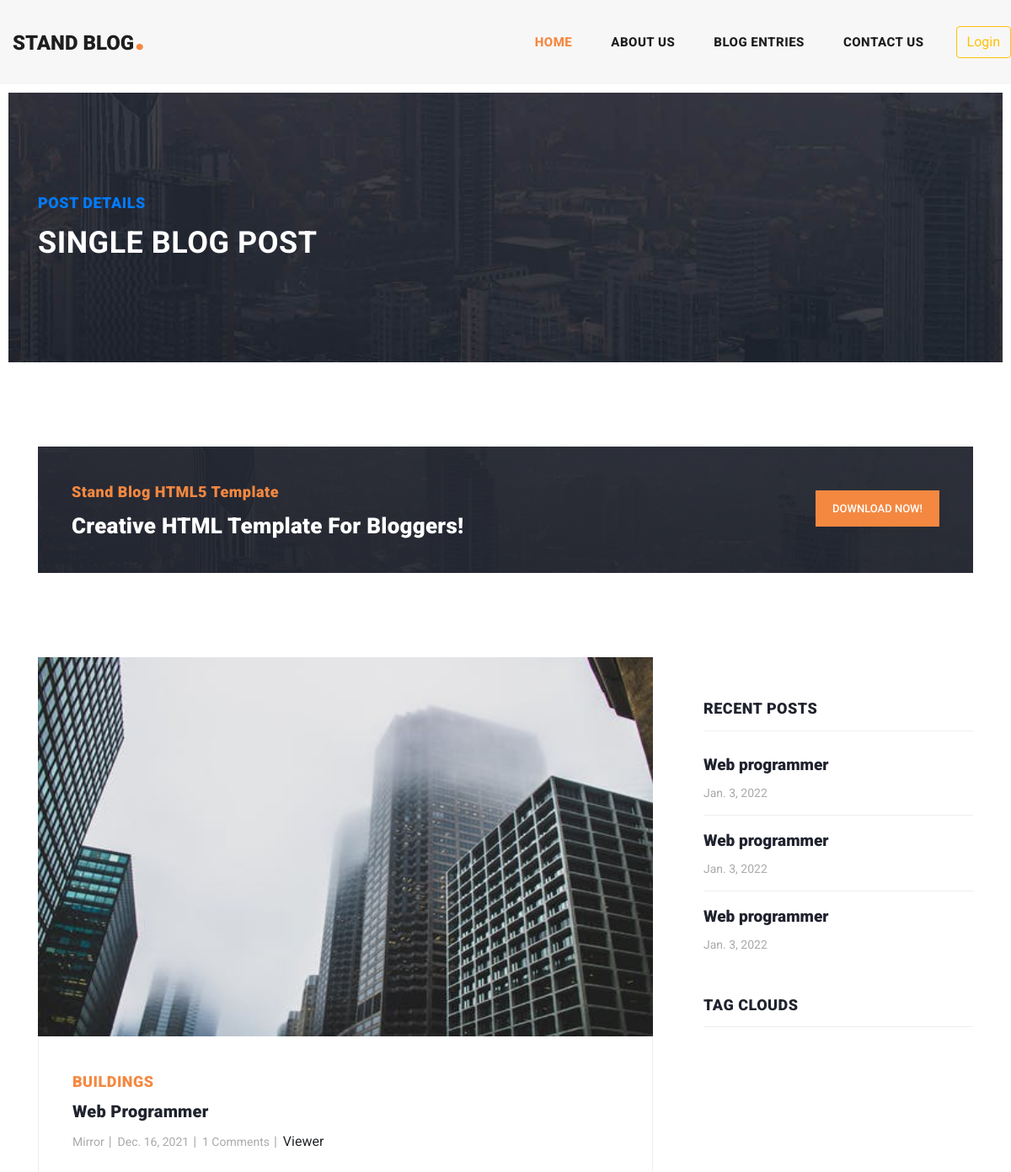
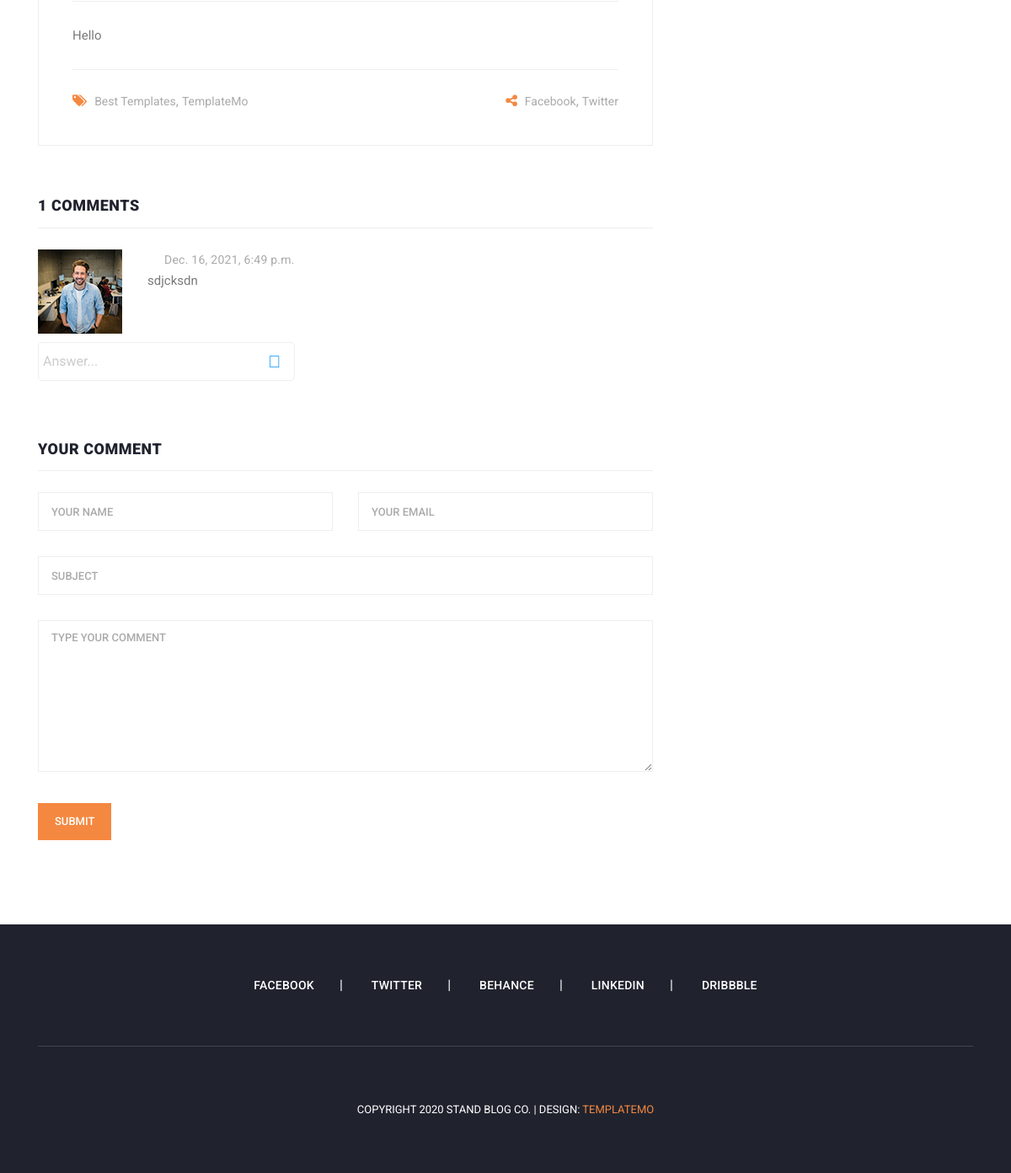
Page /comments/post/76/details on the committed database (2 pictures, top to bottom).
### mainapp/models.py (models this page shows, shortened)
class NewsPost(models.Model):
    image = models.ImageField(upload_to='media')
    resizze_image = models.ImageField(upload_to='media', blank=True, null=True)
    category = models.ForeignKey(CategoryPost, on_delete=models.SET_NULL, blank=True, null=True)
    tags = TaggableManager(blank=True)
    description = models.CharField(max_length=100)
    author = models.ForeignKey(
        settings.AUTH_USER_MODEL,
        on_delete=models.CASCADE,
        related_name = 'author',
        blank=True, null=True
    )
    date = models.DateField(auto_now_add=True)
    message = models.TextField(blank=True)
    hit_count_generic = GenericRelation(HitCount, object_id_field='object_pk', related_query_name='hit_count_generic_relation')

class CategoryPost(models.Model):
    title = models.CharField(max_length=100)
    def __str__(self):
        return self.title

### accounts/models.py (models this page shows, shortened)
class CustomUser(AbstractUser):
    bio = models.CharField(max_length=200, blank=True, null=True)
    img = models.ImageField(upload_to='media', blank=True, null=True)
    back_img = models.ImageField(upload_to='media', blank=True, null=True)
    tel = PhoneField(blank=True)
    address = models.CharField(max_length=500, blank=True)
    website = models.URLField(max_length=200, blank=True)

### commentsUser/models.py (models this page shows, shortened)
class CommentsPost(models.Model, HitCountMixin):
    post = models.ForeignKey(NewsPost, related_name='comments', on_delete=models.CASCADE)
    comment_user = models.ForeignKey(
        settings.AUTH_USER_MODEL,
        on_delete=models.CASCADE,
        related_name = 'comment_author',
        blank=True, null=True
    )
    name = models.CharField(max_length=100)
    email = models.EmailField(max_length=200)
    subject = models.CharField(max_length=200)
    message = models.TextField()
    date = models.DateTimeField(auto_now_add=True)
    parent = models.ForeignKey('self', on_delete=models.CASCADE, null=True, related_name='replies')
    class Meta:
        ordering = ['date']
        verbose_name = "Comment"
        verbose_name_plural = "Comments"

### commentsUser/views.py (the view, shortened to what this page needs)
# urls.py: path('post/<int:pk>/details', views.post_details, name="post_details"),
def post_details(request, pk):
    post = NewsPost.objects.get(id=pk)
    user = request.user
    qty_comment = CommentsPost.objects.filter(post=post.id).count()
    hit_count = HitCount.objects.get_for_object(post)
    hit_count_response = HitCountMixin.hit_count(request, hit_count)
    lastThreeNews = NewsPost.objects.order_by('-date')[:3]
    new_comment=None
    comment_form = CommentsPostForm()
    context = {
        'comment_form':comment_form,
        'post':post,
        'qty_comment':qty_comment,
        'lastThreeNews':lastThreeNews,
        'hit_count':hit_count,
        'hit_count_response':hit_count_response,
        'new_comment':new_comment,
    }
    return render(request, 'post-details.html', context)

### commentsUser/forms.py
class CommentsPostForm(forms.ModelForm):
    class Meta:
        model = CommentsPost
        fields = ('message',)

### templates/post-details.html (shortened to what this page needs)
{% extends 'base.html' %}
{% load static %}
{% load hitcount_tags %}
{% load tagging_tags %}
{% block content %}
    <div class="heading-page header-text">
      <section class="page-heading">
        <div class="container">
          <div class="row">
            <div class="col-lg-12">
              <div class="text-content">
                <h4><a href="#qtyComment">Post Details</a></h4>
                <h2>Single blog post</h2>
              </div>
            </div>
          </div>
        </div>
      </section>
    </div>
    <section class="call-to-action">
      <div class="container">
        <div class="row">
          <div class="col-lg-12">
            <div class="main-content">
              <div class="row">
                <div class="col-lg-8">
                  <span>Stand Blog HTML5 Template</span>
                  <h4>Creative HTML Template For Bloggers!</h4>
                </div>
                <div class="col-lg-4">
                  <div class="main-button">
                    <a rel="nofollow" href="https://templatemo.com/tm-551-stand-blog" target="_parent">Download Now!</a>
                  </div>
                </div>
              </div>
            </div>
          </div>
        </div>
      </div>
    </section>
    <section class="blog-posts grid-system">
      <div class="container">
        <div class="row">
          <div class="col-lg-8">
            <div class="all-blog-posts">
              <div class="row">
                <div class="col-lg-12">
                  <div class="blog-post">
                    <div class="blog-thumb">
                      <img style="height: 450px; background-size: cover;" src="{{ post.image.url }}" alt="">
                    </div>
                    <div class="down-content">
                      <span>{{ post.category }}</span>
                      <a href="{% url 'post_details' post.id %}"><h4>{{ post.description }}</h4></a>
                      <ul class="post-info">
                        <li><a href="{% url 'post_details' post.id %}">{{ post.author }}</a></li>
                        <li><a href="{% url 'post_details' post.id %}">{{ post.date }}</a></li>
                        <li><a href="{% url 'post_details' post.id %}">{{ post.comments.count }} Comments</a></li>
                        <li> {% get_hit_count for post %} Viewer</li>
                      </ul>
                      <p>{{ post.message }}</p>
                      <div class="post-options">
                        <div class="row">
                          <div class="col-6">
                            <ul class="post-tags">
                              <li><i class="fa fa-tags"></i></li>
                              <li><a href="#">Best Templates</a>,</li>
                              <li><a href="#">TemplateMo</a></li>
                            </ul>
                          </div>
                          <div class="col-6">
                            <ul class="post-share">
                              <li><i class="fa fa-share-alt"></i></li>
                              <li><a href="#">Facebook</a>,</li>
                              <li><a href="#"> Twitter</a></li>
                            </ul>
                          </div>
                        </div>
                      </div>
                    </div>
                  </div>
                </div>
                <div class="col-lg-12" id="qtyComment">
                  <div class="sidebar-item comments">
                    <div class="sidebar-heading">
                      <h2>{{qty_comment}} comments</h2>
                    </div>
                    <div class="content">
                      <ul class="answer-list">
                        {% for comment in post.comments.all %}
                          <li class="answer-content">
                            <div class="author-thumb d-flex">
                              <img src="{% static 'assets/images/comment-author-01.jpg' %}" alt="">
                              <div class="right-content">
                                <h4>{{ comment.name }}<span>{{ comment.date }}</span></h4>
                                <p>{{ comment.message }}</p>
                              </div>
                            </div>
                            <form method="get">{%  csrf_token %}
                              <div class="answer-inner">
                                <input name="message" class="answer-input" type="text" placeholder="Answer...">
                                <button type="submit" class="answer-btn"><i class="fal fa-paper-plane"></i></button>
                              </div>
                          </li>
                        {% endfor %}
                      </ul>
                    </div>
                  </div>
                </div>
                <div class="col-lg-12">
                  <div class="sidebar-item submit-comment">
                    <div class="sidebar-heading">
                      <h2>Your comment</h2>
                    </div>
                    <div class="content">
                      <form id="comment" method="post">
                        <div class="row">
                          <div class="col-md-6 col-sm-12">
                            <fieldset>
                              <input name="name" type="text" id="name" placeholder="Your name" required="">
                            </fieldset>
                          </div>
                          <div class="col-md-6 col-sm-12">
                            <fieldset>
                              <input name="email" type="email" id="email" placeholder="Your email" required="">
                            </fieldset>
                          </div>
                          <div class="col-md-12 col-sm-12">
                            <fieldset>
                              <input name="subject" type="text" id="subject" placeholder="Subject">
                            </fieldset>
                          </div>
                          <div class="col-lg-12">
                            <fieldset>
                              <textarea name="message" rows="6" id="message" placeholder="Type your comment" required=""></textarea>
                            </fieldset>
                          </div>
                          <div class="col-lg-12">
                            <fieldset>
                              <button type="submit" id="form-submit" class="main-button">Submit</button>
                            </fieldset>
                          </div>
                        </div>
                      </form>
                    </div>
                  </div>
                </div>
              </div>
            </div>
          </div>
          <div class="col-lg-4">
            <div class="sidebar">
              <div class="row">
                <div class="col-lg-12">
                  <div class="sidebar-item recent-posts">
                    <div class="sidebar-heading">
                      <h2>Recent Posts</h2>
                    </div>
                    <div class="content">
                      <ul>
                        {% for news in lastThreeNews %}
                          <li>
                            <a href="{% url 'post_details' news.id %}">
                              <h5>{{news.description}}</h5>
                              <span>{{news.date}}</span>
                            </a>
                          </li>
                        {% endfor %}
                      </ul>
                    </div>
                  </div>
                </div>
                <div class="col-lg-12">
                  <div class="sidebar-item tags">
                    <div class="sidebar-heading">
                      <h2>Tag Clouds</h2>
                    </div>
                  </div>
                </div>
              </div>
            </div>
          </div>
        </div>
      </div>
    </section>
{% endblock content %}

### static/assets/css/style.css (style rules this page uses)
.right-content { margin-left: 30px !important; }
.answer-inner { align-items: center; padding: 10px 0; display: flex; width: 100%; position: relative; }
.answer-input { width: 100%; padding: 10px 48px 10px 5px; border-radius: 5px; border: 1px solid #eee; }
.answer-input::placeholder { color: #ccc; }
.answer-btn { background-color: transparent; border: none; color: #0092fa; font-size: 20px; position: absolute; top: 50%; right: 0; transform: translateY(-50%); width: 48px; height: 48px; border-radius: 0 5px 5px 0; cursor: pointer; }

### rows in the picture
NewsPost: image (picture), category "BUILDINGS", description "Web Programmer", author "Mirror", date "Dec. 16, 2021", comments.count "1", message "Hello"
CommentsPost: date "Dec. 16, 2021, 6:49 p.m.", message "sdjcksdn"
NewsPost: description "Web programmer", date "Jan. 3, 2022"
NewsPost: description "Web programmer", date "Jan. 3, 2022"
NewsPost: description "Web programmer", date "Jan. 3, 2022"

### other values in the picture
{{ qty_comment }} "1"
